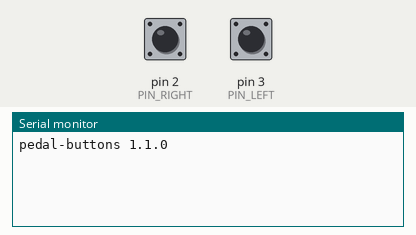
The sketch below on a simulated Arduino Uno, built with avr-gcc and run on an emulated ATmega328P. On the bench: the last lines printed to the serial monitor. The inputs (shaded band) are chosen by the test bench; at power-on: pin 2 (PIN_RIGHT) HIGH, pin 3 (PIN_LEFT) HIGH.

Above: at 1.2 s.
1.3 s: pin 2 (PIN_RIGHT) pulled LOW for 0.15 s
At 2.5 s:
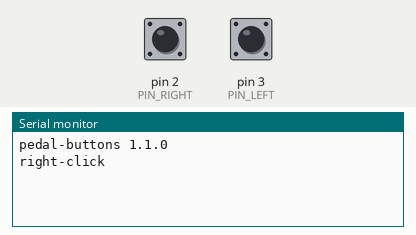
2.9 s: pin 3 (PIN_LEFT) pulled LOW for 0.15 s
At 3.7 s:
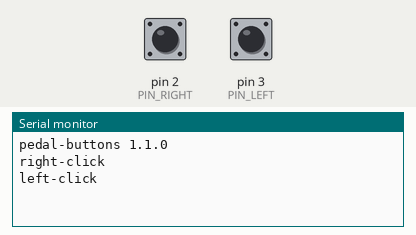
4.5 s: pin 2 (PIN_RIGHT) pulled LOW for 1 s
At 6.6 s:
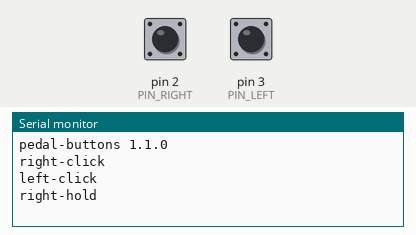
7.0 s: pin 3 (PIN_LEFT) pulled LOW for 1 s
At 8.5 s:
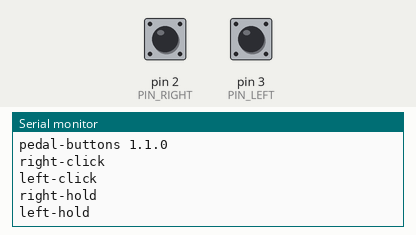

Measured:
- after the input at 1.3 s, the serial monitor: prints a new line after 0.17 s (image 1)
- after the input at 2.9 s, the serial monitor: prints a new line after 0.17 s (image 2)
- after the input at 4.5 s, the serial monitor: prints a new line after 0.77 s (image 3)
- after the input at 7.0 s, the serial monitor: prints a new line after 0.77 s (image 4)

The sketch:

pedal-buttons.ino
```cpp
const char* FIRMWARE_ID = "pedal-buttons";
const char* FIRMWARE_VERSION = "1.1.0";

const int PIN_LEFT = 3;
const int PIN_RIGHT = 2;

const unsigned long HOLD_THRESHOLD_MS = 750;
const unsigned long DEBOUNCE_MS = 25;

struct Button {
    int pin;
    const char* name;
    bool reading;
    bool pressed;
    bool holdFired;
    unsigned long lastChange;
    unsigned long pressTime;
};

Button leftButton  = {PIN_LEFT,  "left",  false, false, false, 0, 0};
Button rightButton = {PIN_RIGHT, "right", false, false, false, 0, 0};

void announce() {
    Serial.print(FIRMWARE_ID);
    Serial.print(' ');
    Serial.println(FIRMWARE_VERSION);
}

void setup() {
    Serial.begin(9600);
    pinMode(PIN_LEFT, INPUT_PULLUP);
    pinMode(PIN_RIGHT, INPUT_PULLUP);

    const unsigned long now = millis();
    leftButton.lastChange = now;
    rightButton.lastChange = now;

    announce();
}

void loop() {
    const unsigned long now = millis();

    handleButton(leftButton, now);
    handleButton(rightButton, now);
    handleSerial();
}

void handleSerial() {
    while (Serial.available() > 0) {
        const int incoming = Serial.read();
        if (incoming == '?') {
            announce();
        }
    }
}

void handleButton(Button& button, unsigned long now) {
    const bool raw = digitalRead(button.pin) == LOW;

    if (raw != button.reading) {
        button.reading = raw;
        button.lastChange = now;
        return;
    }

    if (raw != button.pressed && now - button.lastChange >= DEBOUNCE_MS) {
        button.pressed = raw;

        if (raw) {
            button.holdFired = false;
            button.pressTime = now;
        }
        else if (!button.holdFired) {
            report(button, "-click");
        }
        return;
    }

    if (button.pressed && !button.holdFired && now - button.pressTime >= HOLD_THRESHOLD_MS) {
        button.holdFired = true;
        report(button, "-hold");
    }
}

void report(const Button& button, const char* suffix) {
    Serial.print(button.name);
    Serial.println(suffix);
}
```
